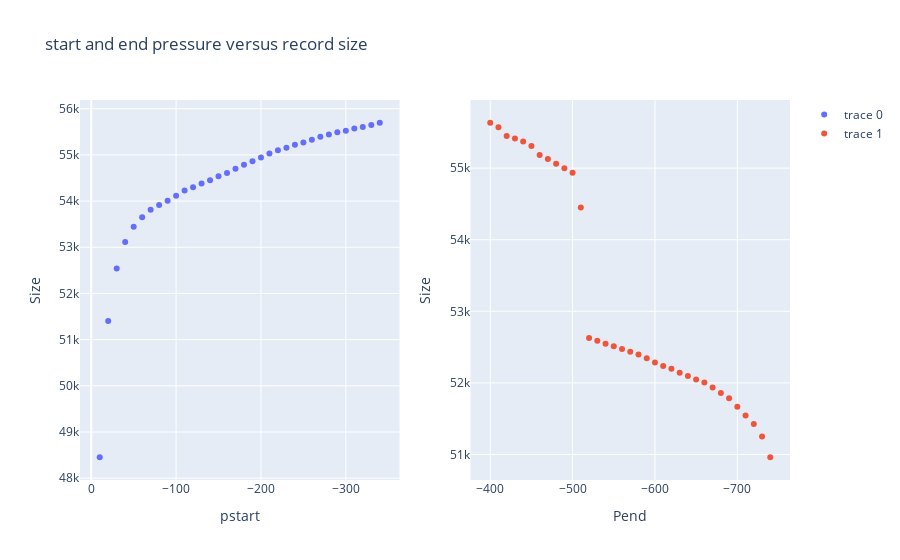

Source (notebook cell):
### Code cell
import numpy as np
import plotly.graph_objs as go
from plotly.subplots import make_subplots

pstart1 = np.arange(-10, -345, -10)
pend1 = -370

# store the size of the dataset after each iteration
nprof_size1 = []

for p in pstart1:
    ds_cleaned = ds_all.sel(pressure=slice(p, pend1)).dropna('nprof')
    nprof_size1.append(ds_cleaned.nprof.size)

pstart2 = -370.
pend2 = np.arange(-400, -745, -10)

# store the size of the dataset after each iteration
nprof_size2 = []

for p in pend2:
    ds_cleaned = ds_all.sel(pressure=slice(pstart2, p)).dropna('nprof')
    nprof_size2.append(ds_cleaned.nprof.size)

# plot the size vs pend
fig = make_subplots(rows=1, cols=2)

fig.add_trace(go.Scatter(x=pstart1, y=nprof_size1, mode='markers'), row=1, col=1)
fig.update_xaxes(title_text="pstart", row=1, col=1, autorange="reversed")
fig.update_yaxes(title_text="Size", row=1, col=1)
fig.update_layout(title='pstart versus record size')

fig.add_trace(go.Scatter(x=pend2, y=nprof_size2, mode='markers'), row=1, col=2)
fig.update_xaxes(title_text="Pend", row=1, col=2, autorange="reversed")
fig.update_yaxes(title_text="Size", row=1, col=2)
fig.update_layout(title='start and end pressure versus record size')

fig.show()

### Figure 1 — Plotly figure (JSON) as saved in the notebook; plotly's stock layout.template omitted (floating-point values rounded to 4 significant figures)
{"data": [{"mode": "markers", "type": "scatter", "x": [-10, -20, -30, -40, -50, -60, -70, -80, -90, -100, -110, -120, -130, -140, -150, -160, -170, -180, -190, -200, -210, -220, -230, -240, -250, -260, -270, -280, -290, -300, -310, -320, -330, -340], "xaxis": "x", "y": [48453, 51401, 52541, 53116, 53442, 53649, 53811, 53913, 54007, 54115, 54228, 54302, 54378, 54450, 54540, 54610, 54702, 54789, 54864, 54946, 55028, 55098, 55156, 55221, 55269, 55328, 55393, 55441, 55491, 55522, 55571, 55602, 55646, 55696], "yaxis": "y"}, {"mode": "markers", "type": "scatter", "x": [-400, -410, -420, -430, -440, -450, -460, -470, -480, -490, -500, -510, -520, -530, -540, -550, -560, -570, -580, -590, -600, -610, -620, -630, -640, -650, -660, -670, -680, -690, -700, -710, -720, -730, -740], "xaxis": "x2", "y": [55634, 55571, 55450, 55413, 55373, 55310, 55185, 55129, 55062, 54998, 54937, 54451, 52628, 52589, 52545, 52510, 52473, 52434, 52395, 52344, 52284, 52237, 52198, 52143, 52097, 52048, 52006, 51935, 51859, 51786, 51666, 51544, 51424, 51250, 50961], "yaxis": "y2"}], "layout": {"title": {"text": "start and end pressure versus record size"}, "xaxis": {"anchor": "y", "autorange": "reversed", "domain": [0, 0.45], "title": {"text": "pstart"}}, "xaxis2": {"anchor": "y2", "autorange": "reversed", "domain": [0.55, 1], "title": {"text": "Pend"}}, "yaxis": {"anchor": "x", "domain": [0, 1], "title": {"text": "Size"}}, "yaxis2": {"anchor": "x2", "domain": [0, 1], "title": {"text": "Size"}}}}
